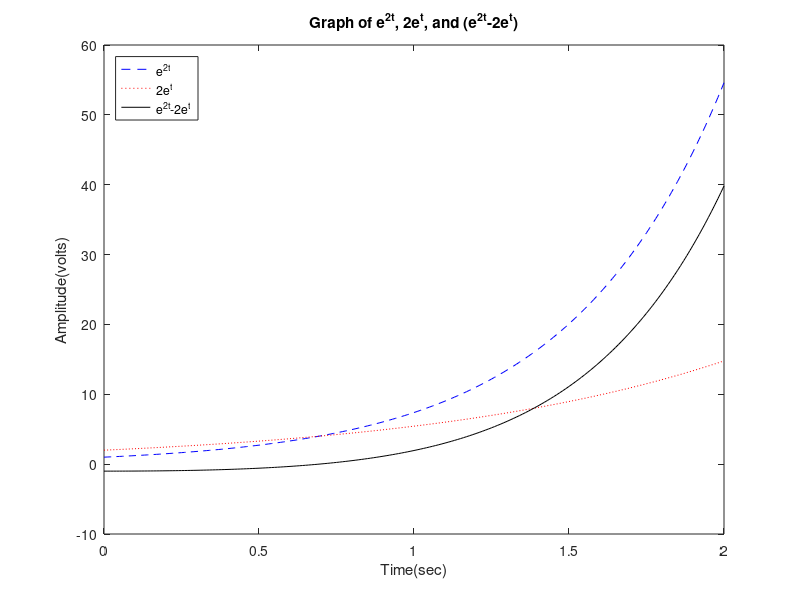

Write the MATLAB code that produced this figure.
close all;
clear;
clc;

t = 0 : 0.01 : 2;
x = exp(2*t);
y = 2*exp(t);
z = x -y;


plot(t,x, 'b--');
hold on;
plot (t,y, 'r:'); 
plot (t,z, 'k');
title('Graph of e^{2t}, 2e^{t}, and (e^{2t}-2e^{t})');

xlabel('Time(sec)');
ylabel('Amplitude(volts)');
legend({'e^{2t}','2e^{t}','e^{2t}-2e^{t}'},'Location','northwest');